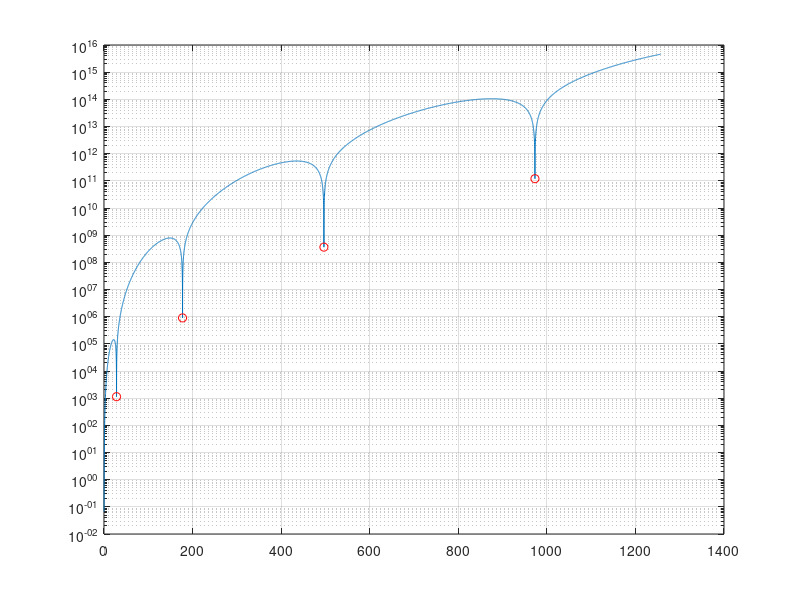
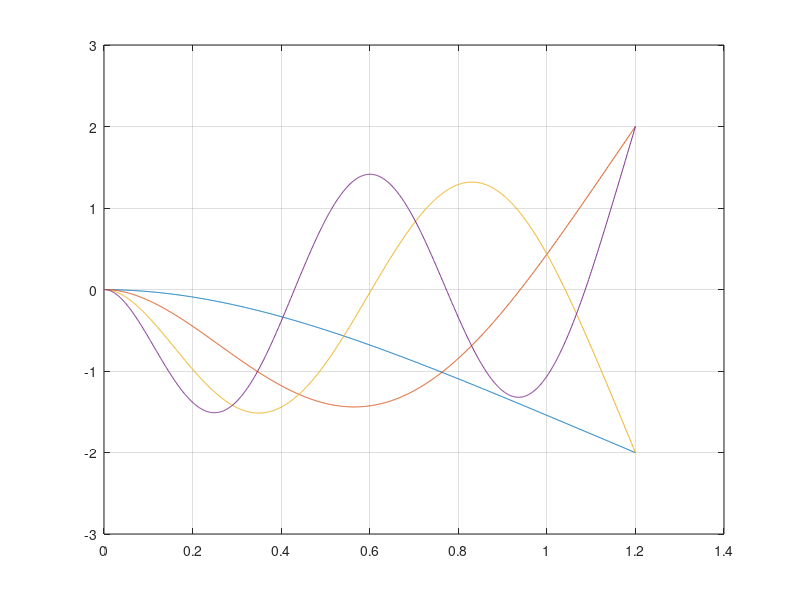

Reproduce these figures in MATLAB, in order. (Note: this script raises an error after producing the figures.)
%countilever beam parameters
clear all
close all
clc
beam.L=1.200;  % mm
beam.h=0.008;
beam.b=0.040;
beam.rho=2700; %kg/mm^3
beam.E=68e9; %MPa
beam.m=beam.rho*beam.h*beam.b; % kg/mm
beam.J=beam.h^3*beam.b/12; % mm^4;
f_vect=linspace(0,200,10000);
om_vect=2*pi.*f_vect;
g=@(om)(beam.m*om.^2/beam.E/beam.J).^(1/4);

%build the H matrix
H=@(g)[1 0 1 0;
    0 g 0 g;
    -beam.E*beam.J.*g.^2.*cos(g*beam.L) -beam.E*beam.J.*g.^2.*sin(g*beam.L) beam.E*beam.J.*g.^2.*cosh(g*beam.L) beam.E*beam.J.*g.^2.*sinh(g*beam.L);
    beam.E*beam.J.*g.^3.*sin(g*beam.L) -beam.E*beam.J*g.^3.*cos(g*beam.L) beam.E*beam.J*g.^3.*sinh(g*beam.L) beam.E*beam.J*g.^3.*cosh(g*beam.L) ];
dets=[];
for i = 1:length(om_vect)
    dets(i)=det(H(g(om_vect(i))));
end
semilogy(om_vect,abs(dets))
hold on
i_nat=[];
for i=2:length(dets)-1
    if abs(dets(i)) < abs(dets(i-1)) && abs(dets(i)) < abs(dets(i+1))
        i_nat(end+1)=i;
        
    end
end
semilogy(om_vect(i_nat),abs(dets(i_nat)),'or')
grid on
%natural frequencies
%computing mode shapes
figure
xx=linspace(0,beam.L,1000);
for i =1:length(i_nat)
    mode(i).i_nat=i_nat(i);
    mode(i).OM=om_vect(i_nat(i));
    mode(i).G=g(mode(i).OM);
    mode(i).HH=H(mode(i).G);
    mode(i).f=mode(i).OM/2/pi;
    mode(i).X=[1;-inv(mode(i).HH(2:end,2:end))*mode(i).HH(2:end,1)];
    mode(i).phi=@(x)mode(i).X(1)*cos(mode(i).G.*x) + mode(i).X(2)*sin(mode(i).G.*x)+ mode(i).X(3)*cosh(mode(i).G.*x) + mode(i).X(4)*sinh(mode(i).G.*x);
    plot(xx,mode(i).phi(xx))
    hold on

end
grid on
%% compute FRF
%assume 
x_in=.2; % m
x_out=1.2;

[G,mode]=FRF_num(mode,x_in,x_out,beam,-1); % L'ultimo parametro è la fase/contro fase di spostamento e forza, la prof li ha di segno opposto
figure
subplot(2,1,1)
semilogy(f_vect,abs(G(om_vect)),LineWidth=2)
grid on
subplot(2,1,2)
plot(f_vect,angle(G(om_vect)),LineWidth=2)
grid on
    
%% test FRF in other point, compute FRF_num
x_out_vect=[0.2,0.5,0.7];
[FRF1,mode1]=FRF_num(mode,x_in,x_out_vect(1),beam);
[FRF2,mode2]=FRF_num(mode,x_in,x_out_vect(2),beam);
[FRF3,mode3]=FRF_num(mode,x_in,x_out_vect(3),beam);
FRF_list={FRF1,FRF2,FRF3};
figure
subplot(2,3,1)
semilogy(f_vect,abs(FRF1(om_vect)),LineWidth=2);
grid
subplot(2,3,2)
semilogy(f_vect,abs(FRF2(om_vect)),LineWidth=2);
grid
subplot(2,3,3)
semilogy(f_vect,abs(FRF3(om_vect)),LineWidth=2);
grid
subplot(2,3,4)
plot(f_vect,angle(FRF1(om_vect)),LineWidth=2);
grid
subplot(2,3,5)
plot(f_vect,angle(FRF2(om_vect)),LineWidth=2);
grid

subplot(2,3,6)
plot(f_vect,angle(FRF3(om_vect)),LineWidth=2);
grid

%% work backwords compute parameters starting from sperimental FRFs
%assume aproximation around mode 1
fmin=mode(1).f-1;
fmax=mode(1).f+1;
f_min_max=linspace(fmin,fmax,100);
om_min_max=f_min_max.*2*pi;
Gnum=[];
%try imposing function of a vector x where
%x=[omi,csii,A1,A2,A3,Rl1,Rl2,Rl3,Rh1,Rh2,Rh3];
 %  1   2   3  4  5   6   7   8   9   10  11
for i=1:100
    for r=1:3
        Gnum{i,r}=@(x)x(2+r)./(-om_min_max(i).^2 + 1i.*2.*x(2).*x(1).*om_min_max(i) + x(1).^2) + x(5+r)./(om_min_max(i).^2) + x(8+r) ;
        Gexp{i,r}=FRF_list{r}(om_min_max(i));
    end
end
err =@(x) er_comp(Gnum,Gexp,x);

% esimate x0
[fmax,i_omi]=max(abs(FRF1(om_min_max)));
omi=om_min_max(i_omi);
h = h_extim(FRF1,omi);
A1=FRF1(omi)*2*h*(omi).^2*1i;
A2=FRF2(omi)*2*h*(omi).^2*1i;
A3=FRF3(omi)*2*h*(omi).^2*1i;
x0=[omi,h,A1,A2,A3,0,0,0,0,0,0];

x=lsqnonlin(err,x0);
%%
Gnum_val=cellfun(@(f)f(x),Gnum);
figure
subplot(2,1,1)
semilogy(f_min_max,abs(FRF1(om_min_max)),LineWidth=2)
hold on
semilogy(f_min_max,abs(Gnum_val(:,1)),'o')
grid on
subplot(2,1,2)
plot(f_min_max,angle(FRF1(om_min_max)),LineWidth=2)
hold on
plot(f_min_max,angle(Gnum_val(:,1)),'o')
grid on
